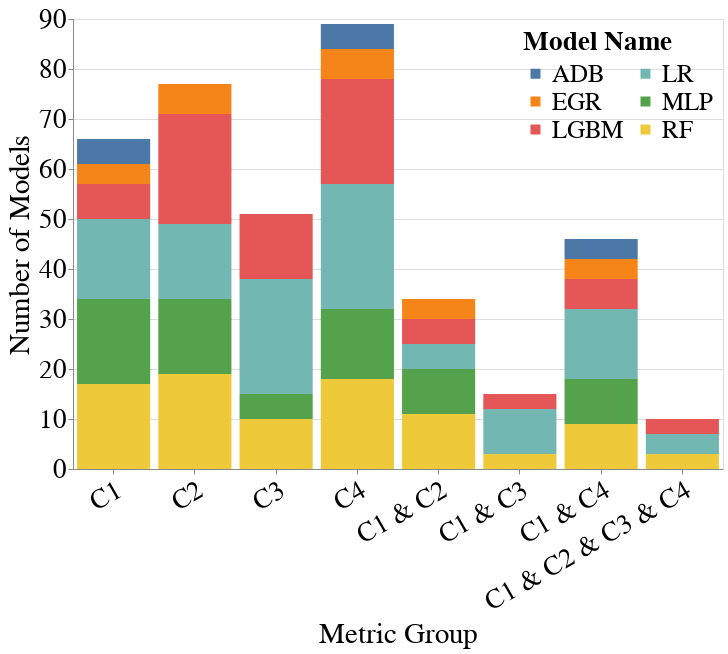

The cell this chart's notebook holds for it:
### Code cell
metrics_value_range_dct = {
    'Accuracy': [0.8, 1.0], # C1
    'Equalized_Odds_FPR': [-0.03, 0.03], # C2
    'Label_Stability': [0.9, 1.0], # C3
    'Label_Stability_Ratio': [0.97, 1.03], # C4
    'Accuracy&Equalized_Odds_FPR': None, # C1 + C2
    'Accuracy&Label_Stability': None, # C1 + C3
    'Accuracy&Label_Stability_Ratio': None, # C1 + C4
    'Accuracy&Equalized_Odds_FPR&Label_Stability&Label_Stability_Ratio': None, # C1 + C2 + C3 + C4
}
create_bar_chart_for_model_selection(all_subgroup_metrics_df,
                                     all_group_metrics_df,
                                     metrics_value_range_dct,
                                     dataset_name='Folktables_GA_2018_Income',
                                     group='SEX&RAC1P',
                                     vals_to_replace=vals_to_replace)

### Figure 1 — Vega-Lite specification as saved in the notebook (floating-point values rounded to 4 significant figures)
{"config": {"view": {"continuousWidth": 400, "continuousHeight": 300}, "axis": {"labelFontSize": 27, "labelFontWeight": "normal", "labelLimit": 300, "tickMinStep": 1, "titleFontSize": 29, "titleFontWeight": "normal"}, "legend": {"columns": 2, "labelFontSize": 25, "labelLimit": 300, "legendX": 450, "legendY": 10, "orient": "none", "symbolStrokeWidth": 4, "titleFontSize": 27, "titleLimit": 220}, "title": {"fontSize": 27}}, "data": {"name": "data-e84fc5fe72e5167c482e6971b53957dd"}, "mark": "bar", "encoding": {"color": {"field": "Model_Name", "legend": {"title": "Model Name"}, "type": "nominal"}, "x": {"axis": {"labelAngle": -30}, "field": "Title", "sort": {"order": "ascending"}, "title": "Metric Group", "type": "nominal"}, "y": {"field": "Number_of_Models", "title": "Number of Models", "type": "quantitative"}}, "height": 450, "width": 650, "$schema": "https://vega.github.io/schema/vega-lite/v4.17.0.json", "datasets": {"data-e84fc5fe72e5167c482e6971b53957dd": [{"Model_Name": "MLP", "Number_of_Models": 17, "Metric_Group": "Accuracy", "Alias": "C1", "Title": "C1"}, {"Model_Name": "RF", "Number_of_Models": 17, "Metric_Group": "Accuracy", "Alias": "C1", "Title": "C1"}, {"Model_Name": "LR", "Number_of_Models": 16, "Metric_Group": "Accuracy", "Alias": "C1", "Title": "C1"}, {"Model_Name": "LGBM", "Number_of_Models": 7, "Metric_Group": "Accuracy", "Alias": "C1", "Title": "C1"}, {"Model_Name": "ADB", "Number_of_Models": 5, "Metric_Group": "Accuracy", "Alias": "C1", "Title": "C1"}, {"Model_Name": "EGR", "Number_of_Models": 4, "Metric_Group": "Accuracy", "Alias": "C1", "Title": "C1"}, {"Model_Name": "LGBM", "Number_of_Models": 22, "Metric_Group": "Equalized_Odds_FPR", "Alias": "C2", "Title": "C2"}, {"Model_Name": "RF", "Number_of_Models": 19, "Metric_Group": "Equalized_Odds_FPR", "Alias": "C2", "Title": "C2"}, {"Model_Name": "LR", "Number_of_Models": 15, "Metric_Group": "Equalized_Odds_FPR", "Alias": "C2", "Title": "C2"}, {"Model_Name": "MLP", "Number_of_Models": 15, "Metric_Group": "Equalized_Odds_FPR", "Alias": "C2", "Title": "C2"}, {"Model_Name": "EGR", "Number_of_Models": 6, "Metric_Group": "Equalized_Odds_FPR", "Alias": "C2", "Title": "C2"}, {"Model_Name": "LR", "Number_of_Models": 23, "Metric_Group": "Label_Stability", "Alias": "C3", "Title": "C3"}, {"Model_Name": "LGBM", "Number_of_Models": 13, "Metric_Group": "Label_Stability", "Alias": "C3", "Title": "C3"}, {"Model_Name": "RF", "Number_of_Models": 10, "Metric_Group": "Label_Stability", "Alias": "C3", "Title": "C3"}, {"Model_Name": "MLP", "Number_of_Models": 5, "Metric_Group": "Label_Stability", "Alias": "C3", "Title": "C3"}, {"Model_Name": "LR", "Number_of_Models": 25, "Metric_Group": "Label_Stability_Ratio", "Alias": "C4", "Title": "C4"}, {"Model_Name": "LGBM", "Number_of_Models": 21, "Metric_Group": "Label_Stability_Ratio", "Alias": "C4", "Title": "C4"}, {"Model_Name": "RF", "Number_of_Models": 18, "Metric_Group": "Label_Stability_Ratio", "Alias": "C4", "Title": "C4"}, {"Model_Name": "MLP", "Number_of_Models": 14, "Metric_Group": "Label_Stability_Ratio", "Alias": "C4", "Title": "C4"}, {"Model_Name": "EGR", "Number_of_Models": 6, "Metric_Group": "Label_Stability_Ratio", "Alias": "C4", "Title": "C4"}, {"Model_Name": "ADB", "Number_of_Models": 5, "Metric_Group": "Label_Stability_Ratio", "Alias": "C4", "Title": "C4"}, {"Model_Name": "RF", "Number_of_Models": 11, "Metric_Group": "Accuracy&Equalized_Odds_FPR", "Alias": "C1 & C2", "Title": "C1 & C2"}, {"Model_Name": "MLP", "Number_of_Models": 9, "Metric_Group": "Accuracy&Equalized_Odds_FPR", "Alias": "C1 & C2", "Title": "C1 & C2"}, {"Model_Name": "LGBM", "Number_of_Models": 5, "Metric_Group": "Accuracy&Equalized_Odds_FPR", "Alias": "C1 & C2", "Title": "C1 & C2"}, {"Model_Name": "LR", "Number_of_Models": 5, "Metric_Group": "Accuracy&Equalized_Odds_FPR", "Alias": "C1 & C2", "Title": "C1 & C2"}, {"Model_Name": "EGR", "Number_of_Models": 4, "Metric_Group": "Accuracy&Equalized_Odds_FPR", "Alias": "C1 & C2", "Title": "C1 & C2"}, {"Model_Name": "LR", "Number_of_Models": 9, "Metric_Group": "Accuracy&Label_Stability", "Alias": "C1 & C3", "Title": "C1 & C3"}, {"Model_Name": "LGBM", "Number_of_Models": 3, "Metric_Group": "Accuracy&Label_Stability", "Alias": "C1 & C3", "Title": "C1 & C3"}, {"Model_Name": "RF", "Number_of_Models": 3, "Metric_Group": "Accuracy&Label_Stability", "Alias": "C1 & C3", "Title": "C1 & C3"}, {"Model_Name": "LR", "Number_of_Models": 14, "Metric_Group": "Accuracy&Label_Stability_Ratio", "Alias": "C1 & C4", "Title": "C1 & C4"}, {"Model_Name": "MLP", "Number_of_Models": 9, "Metric_Group": "Accuracy&Label_Stability_Ratio", "Alias": "C1 & C4", "Title": "C1 & C4"}, {"Model_Name": "RF", "Number_of_Models": 9, "Metric_Group": "Accuracy&Label_Stability_Ratio", "Alias": "C1 & C4", "Title": "C1 & C4"}, {"Model_Name": "LGBM", "Number_of_Models": 6, "Metric_Group": "Accuracy&Label_Stability_Ratio", "Alias": "C1 & C4", "Title": "C1 & C4"}, {"Model_Name": "ADB", "Number_of_Models": 4, "Metric_Group": "Accuracy&Label_Stability_Ratio", "Alias": "C1 & C4", "Title": "C1 & C4"}, {"Model_Name": "EGR", "Number_of_Models": 4, "Metric_Group": "Accuracy&Label_Stability_Ratio", "Alias": "C1 & C4", "Title": "C1 & C4"}, {"Model_Name": "LR", "Number_of_Models": 4, "Metric_Group": "Accuracy&Equalized_Odds_FPR&Label_Stability&Label_Stability_Ratio", "Alias": "C1 & C2 & C3 & C4", "Title": "C1 & C2 & C3 & C4"}, {"Model_Name": "LGBM", "Number_of_Models": 3, "Metric_Group": "Accuracy&Equalized_Odds_FPR&Label_Stability&Label_Stability_Ratio", "Alias": "C1 & C2 & C3 & C4", "Title": "C1 & C2 & C3 & C4"}, {"Model_Name": "RF", "Number_of_Models": 3, "Metric_Group": "Accuracy&Equalized_Odds_FPR&Label_Stability&Label_Stability_Ratio", "Alias": "C1 & C2 & C3 & C4", "Title": "C1 & C2 & C3 & C4"}]}}
